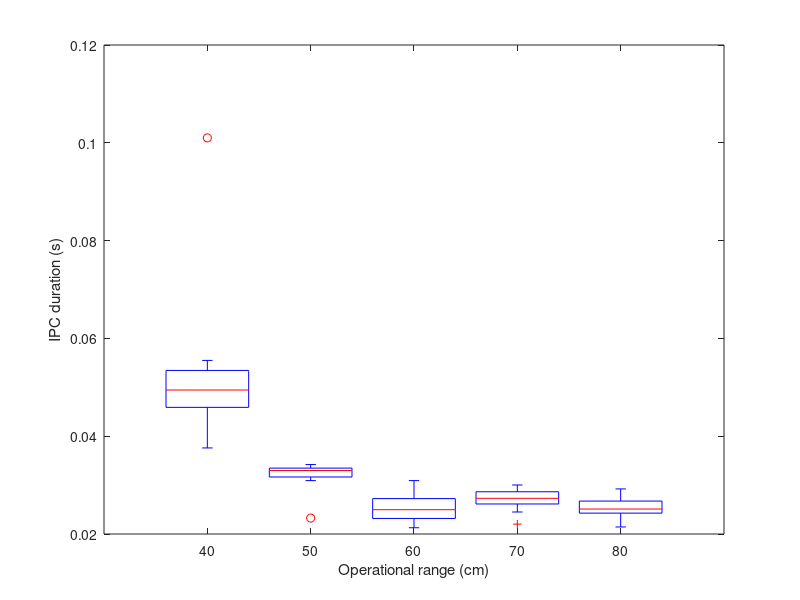
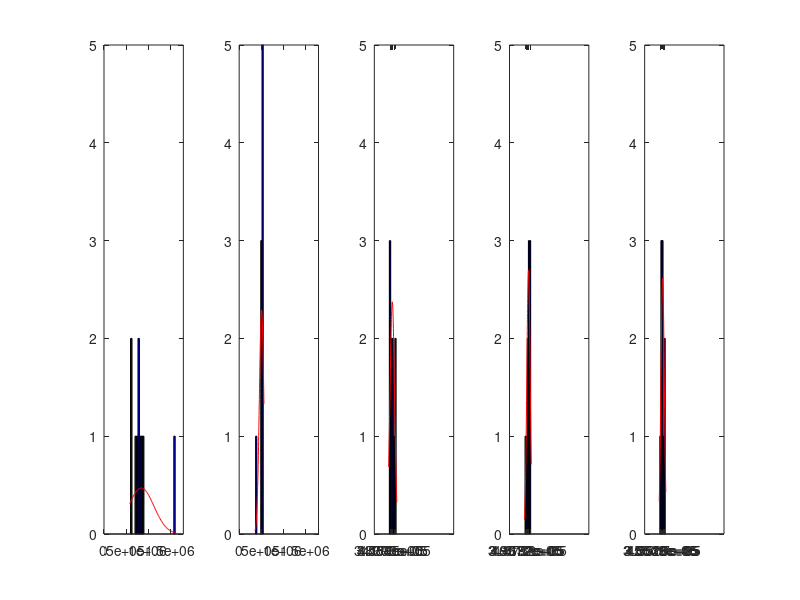

Write MATLAB code to recreate these figures, in order.
clear all;
close all;
clc;

Data = [%0.11,0.11,0.11,0.11,0.11,0.11,0.11,0.11,0.11,0.11;
        %0.11,0.11,0.11,0.11,0.11,0.11,0.11,0.11,0.11,0.11;
        %0.11,0.11,0.11,0.11,0.11,0.11,0.11,0.11,0.11,0.11;
        0.0457,0.0383,0.0376,0.101,0.0465,0.0555,0.0543,0.0491,0.0509,0.0498;
        0.0342,0.03092,0.02326,0.03166,0.03166,0.03276,0.03358,0.03356,0.03322,0.03322;
        0.02282,0.02132,0.02536,0.02458,0.03092,0.02932,0.02426,0.02128,0.02706,0.0273;
        0.02202,0.02816,0.02644,0.02754,0.02604,0.0288,0.02706,0.03002,0.0245,0.02902;
        0.02456,0.02368,0.02144,0.02566,0.02422,0.02922,0.02708,0.02442,0.0288,0.0257;
]';

Label = {'10','20','30','40','50','60','70','80'};
Label = Label(4:8);

boxplot(Data,'Labels',Label);
ylabel('IPC duration (s)');
xlabel('Operational range (cm)')
figure();
for lineIdx = 1:length(Data(1,:))
    subplot(1,length(Data(1,:)),lineIdx);
    Data_line = Data(:,lineIdx)*16e6;%clk = time*freq
    if(lineIdx==4-3) %manually adjust bin width
        num = 30;
    elseif(lineIdx==5-3)
        num = 6;
    elseif(lineIdx==6-3)
        num = 5;
    elseif(lineIdx==7-3)
        num = 5;
    elseif(lineIdx==8-3)
        num = 5;
    else
        num = 20;
    end
    histfit(Data_line,num);
    xlim([0,1.8e6]);
    ylim([0,5]);
end
